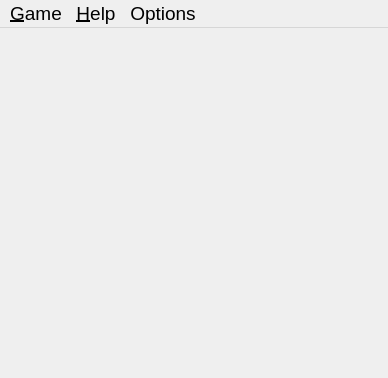
<?xml version="1.0" encoding="UTF-8"?>
<ui version="4.0">
 <class>MainWindow</class>
 <widget class="QMainWindow" name="MainWindow">
  <property name="enabled">
   <bool>true</bool>
  </property>
  <property name="geometry">
   <rect>
    <x>0</x>
    <y>0</y>
    <width>388</width>
    <height>378</height>
   </rect>
  </property>
  <property name="windowTitle">
   <string>KBang Client</string>
  </property>
  <property name="windowIcon">
   <iconset>
    <normaloff>:/icons/kbang.png</normaloff>:/icons/kbang.png</iconset>
  </property>
  <property name="autoFillBackground">
   <bool>false</bool>
  </property>
  <property name="styleSheet">
   <string>#mp_centralWidget {
	background-image: url(&quot;data/gfx/misc/bang-artwork.png&quot;);
	background-position: center center;
	background-repeat: no-repeat;

}</string>
  </property>
  <property name="unifiedTitleAndToolBarOnMac">
   <bool>true</bool>
  </property>
  <widget class="QWidget" name="mp_centralWidget">
   <property name="autoFillBackground">
    <bool>false</bool>
   </property>
   <property name="styleSheet">
    <string notr="true"/>
   </property>
   <layout class="QGridLayout" name="gridLayout">
    <property name="spacing">
     <number>0</number>
    </property>
    <item row="0" column="0">
     <layout class="QHBoxLayout" name="horizontalLayout_5">
      <property name="spacing">
       <number>0</number>
      </property>
      <item>
       <spacer name="horizontalSpacer_6">
        <property name="orientation">
         <enum>Qt::Horizontal</enum>
        </property>
        <property name="sizeType">
         <enum>QSizePolicy::Preferred</enum>
        </property>
        <property name="sizeHint" stdset="0">
         <size>
          <width>15</width>
          <height>15</height>
         </size>
        </property>
       </spacer>
      </item>
      <item>
       <layout class="QVBoxLayout" name="verticalLayout_5">
        <property name="spacing">
         <number>0</number>
        </property>
        <item>
         <spacer name="verticalSpacer_5">
          <property name="orientation">
           <enum>Qt::Vertical</enum>
          </property>
          <property name="sizeType">
           <enum>QSizePolicy::Preferred</enum>
          </property>
          <property name="sizeHint" stdset="0">
           <size>
            <width>15</width>
            <height>10</height>
           </size>
          </property>
         </spacer>
        </item>
        <item>
         <widget class="client::OpponentWidget" name="mp_opponent2" native="true">
          <property name="sizePolicy">
           <sizepolicy hsizetype="Fixed" vsizetype="Fixed">
            <horstretch>0</horstretch>
            <verstretch>0</verstretch>
           </sizepolicy>
          </property>
          <property name="minimumSize">
           <size>
            <width>0</width>
            <height>0</height>
           </size>
          </property>
         </widget>
        </item>
       </layout>
      </item>
     </layout>
    </item>
    <item row="0" column="1">
     <layout class="QHBoxLayout" name="horizontalLayout_6">
      <property name="spacing">
       <number>0</number>
      </property>
      <item>
       <spacer name="horizontalSpacer_7">
        <property name="orientation">
         <enum>Qt::Horizontal</enum>
        </property>
        <property name="sizeType">
         <enum>QSizePolicy::Preferred</enum>
        </property>
        <property name="sizeHint" stdset="0">
         <size>
          <width>10</width>
          <height>15</height>
         </size>
        </property>
       </spacer>
      </item>
      <item>
       <layout class="QVBoxLayout" name="verticalLayout_6">
        <property name="spacing">
         <number>0</number>
        </property>
        <item>
         <widget class="client::OpponentWidget" name="mp_opponent3" native="true">
          <property name="sizePolicy">
           <sizepolicy hsizetype="Fixed" vsizetype="Fixed">
            <horstretch>0</horstretch>
            <verstretch>0</verstretch>
           </sizepolicy>
          </property>
          <property name="minimumSize">
           <size>
            <width>0</width>
            <height>0</height>
           </size>
          </property>
         </widget>
        </item>
        <item>
         <spacer name="verticalSpacer_6">
          <property name="orientation">
           <enum>Qt::Vertical</enum>
          </property>
          <property name="sizeType">
           <enum>QSizePolicy::Expanding</enum>
          </property>
          <property name="sizeHint" stdset="0">
           <size>
            <width>15</width>
            <height>10</height>
           </size>
          </property>
         </spacer>
        </item>
       </layout>
      </item>
     </layout>
    </item>
    <item row="0" column="2">
     <spacer name="horizontalSpacer_9">
      <property name="orientation">
       <enum>Qt::Horizontal</enum>
      </property>
      <property name="sizeType">
       <enum>QSizePolicy::Maximum</enum>
      </property>
      <property name="sizeHint" stdset="0">
       <size>
        <width>50</width>
        <height>20</height>
       </size>
      </property>
     </spacer>
    </item>
    <item row="0" column="3">
     <layout class="QHBoxLayout" name="horizontalLayout_7">
      <item>
       <layout class="QVBoxLayout" name="verticalLayout_7">
        <item>
         <widget class="client::OpponentWidget" name="mp_opponent4" native="true">
          <property name="sizePolicy">
           <sizepolicy hsizetype="Fixed" vsizetype="Fixed">
            <horstretch>0</horstretch>
            <verstretch>0</verstretch>
           </sizepolicy>
          </property>
          <property name="minimumSize">
           <size>
            <width>0</width>
            <height>0</height>
           </size>
          </property>
         </widget>
        </item>
        <item>
         <spacer name="verticalSpacer_7">
          <property name="orientation">
           <enum>Qt::Vertical</enum>
          </property>
          <property name="sizeType">
           <enum>QSizePolicy::Expanding</enum>
          </property>
          <property name="sizeHint" stdset="0">
           <size>
            <width>15</width>
            <height>10</height>
           </size>
          </property>
         </spacer>
        </item>
       </layout>
      </item>
      <item>
       <spacer name="horizontalSpacer_8">
        <property name="orientation">
         <enum>Qt::Horizontal</enum>
        </property>
        <property name="sizeType">
         <enum>QSizePolicy::Preferred</enum>
        </property>
        <property name="sizeHint" stdset="0">
         <size>
          <width>10</width>
          <height>15</height>
         </size>
        </property>
       </spacer>
      </item>
     </layout>
    </item>
    <item row="0" column="4">
     <layout class="QHBoxLayout" name="horizontalLayout_4">
      <property name="spacing">
       <number>0</number>
      </property>
      <item>
       <layout class="QVBoxLayout" name="verticalLayout_4">
        <property name="spacing">
         <number>0</number>
        </property>
        <item>
         <spacer name="verticalSpacer_4">
          <property name="orientation">
           <enum>Qt::Vertical</enum>
          </property>
          <property name="sizeType">
           <enum>QSizePolicy::Minimum</enum>
          </property>
          <property name="sizeHint" stdset="0">
           <size>
            <width>15</width>
            <height>10</height>
           </size>
          </property>
         </spacer>
        </item>
        <item>
         <widget class="client::OpponentWidget" name="mp_opponent5" native="true">
          <property name="sizePolicy">
           <sizepolicy hsizetype="Fixed" vsizetype="Fixed">
            <horstretch>0</horstretch>
            <verstretch>0</verstretch>
           </sizepolicy>
          </property>
          <property name="minimumSize">
           <size>
            <width>0</width>
            <height>0</height>
           </size>
          </property>
         </widget>
        </item>
       </layout>
      </item>
      <item>
       <spacer name="horizontalSpacer_5">
        <property name="orientation">
         <enum>Qt::Horizontal</enum>
        </property>
        <property name="sizeType">
         <enum>QSizePolicy::Preferred</enum>
        </property>
        <property name="sizeHint" stdset="0">
         <size>
          <width>15</width>
          <height>15</height>
         </size>
        </property>
       </spacer>
      </item>
     </layout>
    </item>
    <item row="1" column="0">
     <layout class="QHBoxLayout" name="horizontalLayout_3">
      <item>
       <layout class="QVBoxLayout" name="verticalLayout_9">
        <item>
         <spacer name="verticalSpacer_9">
          <property name="orientation">
           <enum>Qt::Vertical</enum>
          </property>
          <property name="sizeType">
           <enum>QSizePolicy::Expanding</enum>
          </property>
          <property name="sizeHint" stdset="0">
           <size>
            <width>15</width>
            <height>2</height>
           </size>
          </property>
         </spacer>
        </item>
        <item>
         <widget class="client::OpponentWidget" name="mp_opponent1" native="true">
          <property name="sizePolicy">
           <sizepolicy hsizetype="Fixed" vsizetype="Fixed">
            <horstretch>0</horstretch>
            <verstretch>0</verstretch>
           </sizepolicy>
          </property>
         </widget>
        </item>
        <item>
         <spacer name="verticalSpacer_11">
          <property name="orientation">
           <enum>Qt::Vertical</enum>
          </property>
          <property name="sizeHint" stdset="0">
           <size>
            <width>15</width>
            <height>2</height>
           </size>
          </property>
         </spacer>
        </item>
       </layout>
      </item>
      <item>
       <spacer name="horizontalSpacer_4">
        <property name="orientation">
         <enum>Qt::Horizontal</enum>
        </property>
        <property name="sizeType">
         <enum>QSizePolicy::Preferred</enum>
        </property>
        <property name="sizeHint" stdset="0">
         <size>
          <width>50</width>
          <height>15</height>
         </size>
        </property>
       </spacer>
      </item>
     </layout>
    </item>
    <item row="1" column="1" colspan="3">
     <layout class="QVBoxLayout" name="verticalLayout_10">
      <property name="spacing">
       <number>0</number>
      </property>
      <item>
       <widget class="QWidget" name="mp_middleWidget" native="true">
        <property name="sizePolicy">
         <sizepolicy hsizetype="Preferred" vsizetype="Preferred">
          <horstretch>0</horstretch>
          <verstretch>0</verstretch>
         </sizepolicy>
        </property>
       </widget>
      </item>
      <item>
       <spacer name="verticalSpacer_10">
        <property name="orientation">
         <enum>Qt::Vertical</enum>
        </property>
        <property name="sizeType">
         <enum>QSizePolicy::Minimum</enum>
        </property>
        <property name="sizeHint" stdset="0">
         <size>
          <width>15</width>
          <height>15</height>
         </size>
        </property>
       </spacer>
      </item>
     </layout>
    </item>
    <item row="1" column="4">
     <layout class="QHBoxLayout" name="horizontalLayout_2">
      <property name="spacing">
       <number>0</number>
      </property>
      <item>
       <spacer name="horizontalSpacer_3">
        <property name="orientation">
         <enum>Qt::Horizontal</enum>
        </property>
        <property name="sizeType">
         <enum>QSizePolicy::Preferred</enum>
        </property>
        <property name="sizeHint" stdset="0">
         <size>
          <width>50</width>
          <height>15</height>
         </size>
        </property>
       </spacer>
      </item>
      <item>
       <layout class="QVBoxLayout" name="verticalLayout_8">
        <property name="spacing">
         <number>0</number>
        </property>
        <item>
         <spacer name="verticalSpacer_8">
          <property name="orientation">
           <enum>Qt::Vertical</enum>
          </property>
          <property name="sizeType">
           <enum>QSizePolicy::Expanding</enum>
          </property>
          <property name="sizeHint" stdset="0">
           <size>
            <width>15</width>
            <height>2</height>
           </size>
          </property>
         </spacer>
        </item>
        <item>
         <widget class="client::OpponentWidget" name="mp_opponent6" native="true">
          <property name="sizePolicy">
           <sizepolicy hsizetype="Fixed" vsizetype="Fixed">
            <horstretch>0</horstretch>
            <verstretch>0</verstretch>
           </sizepolicy>
          </property>
          <property name="minimumSize">
           <size>
            <width>0</width>
            <height>0</height>
           </size>
          </property>
         </widget>
        </item>
        <item>
         <spacer name="verticalSpacer_12">
          <property name="orientation">
           <enum>Qt::Vertical</enum>
          </property>
          <property name="sizeHint" stdset="0">
           <size>
            <width>15</width>
            <height>2</height>
           </size>
          </property>
         </spacer>
        </item>
       </layout>
      </item>
     </layout>
    </item>
    <item row="2" column="0" colspan="5">
     <layout class="QHBoxLayout" name="horizontalLayout_8">
      <property name="spacing">
       <number>0</number>
      </property>
      <item>
       <layout class="QVBoxLayout" name="verticalLayout_2">
        <property name="spacing">
         <number>0</number>
        </property>
        <item>
         <spacer name="verticalSpacer">
          <property name="orientation">
           <enum>Qt::Vertical</enum>
          </property>
          <property name="sizeType">
           <enum>QSizePolicy::Minimum</enum>
          </property>
          <property name="sizeHint" stdset="0">
           <size>
            <width>15</width>
            <height>5</height>
           </size>
          </property>
         </spacer>
        </item>
        <item>
         <widget class="client::ChatWidget" name="mp_chatWidget" native="true">
          <property name="sizePolicy">
           <sizepolicy hsizetype="Expanding" vsizetype="Fixed">
            <horstretch>0</horstretch>
            <verstretch>0</verstretch>
           </sizepolicy>
          </property>
         </widget>
        </item>
       </layout>
      </item>
      <item>
       <layout class="QVBoxLayout" name="verticalLayout_11">
        <property name="spacing">
         <number>0</number>
        </property>
        <item>
         <layout class="QHBoxLayout" name="horizontalLayout">
          <property name="spacing">
           <number>0</number>
          </property>
          <item>
           <spacer name="horizontalSpacer">
            <property name="orientation">
             <enum>Qt::Horizontal</enum>
            </property>
            <property name="sizeType">
             <enum>QSizePolicy::Minimum</enum>
            </property>
            <property name="sizeHint" stdset="0">
             <size>
              <width>30</width>
              <height>237</height>
             </size>
            </property>
           </spacer>
          </item>
          <item>
           <widget class="client::LocalPlayerWidget" name="mp_localPlayerWidget" native="true">
            <property name="sizePolicy">
             <sizepolicy hsizetype="Fixed" vsizetype="Fixed">
              <horstretch>0</horstretch>
              <verstretch>0</verstretch>
             </sizepolicy>
            </property>
            <property name="minimumSize">
             <size>
              <width>0</width>
              <height>0</height>
             </size>
            </property>
           </widget>
          </item>
          <item>
           <spacer name="horizontalSpacer_2">
            <property name="orientation">
             <enum>Qt::Horizontal</enum>
            </property>
            <property name="sizeType">
             <enum>QSizePolicy::Minimum</enum>
            </property>
            <property name="sizeHint" stdset="0">
             <size>
              <width>30</width>
              <height>237</height>
             </size>
            </property>
           </spacer>
          </item>
         </layout>
        </item>
        <item>
         <spacer name="verticalSpacer_2">
          <property name="orientation">
           <enum>Qt::Vertical</enum>
          </property>
          <property name="sizeType">
           <enum>QSizePolicy::Minimum</enum>
          </property>
          <property name="sizeHint" stdset="0">
           <size>
            <width>10</width>
            <height>0</height>
           </size>
          </property>
         </spacer>
        </item>
        <item>
         <widget class="QLabel" name="mp_statusLabel">
          <property name="sizePolicy">
           <sizepolicy hsizetype="Expanding" vsizetype="Fixed">
            <horstretch>0</horstretch>
            <verstretch>0</verstretch>
           </sizepolicy>
          </property>
          <property name="font">
           <font>
            <pointsize>10</pointsize>
           </font>
          </property>
          <property name="text">
           <string/>
          </property>
          <property name="alignment">
           <set>Qt::AlignCenter</set>
          </property>
         </widget>
        </item>
       </layout>
      </item>
      <item>
       <layout class="QVBoxLayout" name="verticalLayout">
        <property name="spacing">
         <number>0</number>
        </property>
        <item>
         <spacer name="verticalSpacer_3">
          <property name="orientation">
           <enum>Qt::Vertical</enum>
          </property>
          <property name="sizeType">
           <enum>QSizePolicy::Minimum</enum>
          </property>
          <property name="sizeHint" stdset="0">
           <size>
            <width>15</width>
            <height>5</height>
           </size>
          </property>
         </spacer>
        </item>
        <item>
         <widget class="client::LogWidget" name="mp_logWidget" native="true">
          <property name="sizePolicy">
           <sizepolicy hsizetype="Expanding" vsizetype="Fixed">
            <horstretch>0</horstretch>
            <verstretch>0</verstretch>
           </sizepolicy>
          </property>
         </widget>
        </item>
       </layout>
      </item>
     </layout>
    </item>
   </layout>
  </widget>
  <widget class="QMenuBar" name="menubar">
   <property name="geometry">
    <rect>
     <x>0</x>
     <y>0</y>
     <width>388</width>
     <height>31</height>
    </rect>
   </property>
   <property name="font">
    <font>
     <pointsize>14</pointsize>
    </font>
   </property>
   <widget class="QMenu" name="menuGame">
    <property name="title">
     <string>&amp;Game</string>
    </property>
    <addaction name="mp_actionConnectToServer"/>
    <addaction name="mp_actionDisconnectFromServer"/>
    <addaction name="separator"/>
    <addaction name="actionCreateGame"/>
    <addaction name="mp_actionJoinGame"/>
    <addaction name="mp_actionLeaveGame"/>
    <addaction name="mp_actionExit"/>
   </widget>
   <widget class="QMenu" name="menuHelp">
    <property name="styleSheet">
     <string notr="true"/>
    </property>
    <property name="title">
     <string>&amp;Help</string>
    </property>
    <addaction name="mp_actionAbout"/>
   </widget>
   <widget class="QMenu" name="menuOptions">
    <property name="title">
     <string>Options</string>
    </property>
    <addaction name="actionHelp_Card"/>
    <addaction name="actionConfig"/>
    <addaction name="actionUpdate"/>
   </widget>
   <addaction name="menuGame"/>
   <addaction name="menuHelp"/>
   <addaction name="menuOptions"/>
  </widget>
  <action name="mp_actionConnectToServer">
   <property name="icon">
    <iconset resource="resources/client.qrc">
     <normaloff>:/icons/connect.png</normaloff>:/icons/connect.png</iconset>
   </property>
   <property name="text">
    <string>&amp;Connect to Server</string>
   </property>
   <property name="shortcut">
    <string>Ctrl+N</string>
   </property>
  </action>
  <action name="mp_actionExit">
   <property name="text">
    <string>&amp;Exit</string>
   </property>
   <property name="shortcut">
    <string>Ctrl+X</string>
   </property>
  </action>
  <action name="mp_actionDisconnectFromServer">
   <property name="icon">
    <iconset resource="resources/client.qrc">
     <normaloff>:/icons/disconnect.png</normaloff>:/icons/disconnect.png</iconset>
   </property>
   <property name="text">
    <string>&amp;Disconnect from Server</string>
   </property>
   <property name="shortcut">
    <string>Ctrl+D</string>
   </property>
  </action>
  <action name="mp_actionJoinGame">
   <property name="text">
    <string>&amp;Join Game</string>
   </property>
   <property name="shortcut">
    <string>Ctrl+J</string>
   </property>
  </action>
  <action name="mp_actionLeaveGame">
   <property name="text">
    <string>&amp;Leave Game</string>
   </property>
   <property name="shortcut">
    <string>Ctrl+L</string>
   </property>
  </action>
  <action name="actionCreateGame">
   <property name="text">
    <string>C&amp;reate Game</string>
   </property>
   <property name="shortcut">
    <string>Ctrl+R</string>
   </property>
  </action>
  <action name="mp_actionAbout">
   <property name="text">
    <string>&amp;About KBang</string>
   </property>
   <property name="shortcut">
    <string>Ctrl+A</string>
   </property>
  </action>
  <action name="actionHelp_Card">
   <property name="icon">
    <iconset resource="resources/client.qrc">
     <normaloff>:/icons/ai.png</normaloff>:/icons/ai.png</iconset>
   </property>
   <property name="text">
    <string>Help Card</string>
   </property>
  </action>
  <action name="actionConfig">
   <property name="icon">
    <iconset resource="resources/client.qrc">
     <normaloff>:/icons/human.png</normaloff>:/icons/human.png</iconset>
   </property>
   <property name="text">
    <string>Config</string>
   </property>
  </action>
  <action name="actionUpdate">
   <property name="icon">
    <iconset resource="../../QSimpleUpdater-2.0/etc/resources/qsimpleupdater.qrc">
     <normaloff>:/icons/update.png</normaloff>:/icons/update.png</iconset>
   </property>
   <property name="text">
    <string>Update</string>
   </property>
  </action>
 </widget>
 <customwidgets>
  <customwidget>
   <class>client::OpponentWidget</class>
   <extends>QWidget</extends>
   <header>opponentwidget.h</header>
   <container>1</container>
  </customwidget>
  <customwidget>
   <class>client::ChatWidget</class>
   <extends>QWidget</extends>
   <header>chatwidget.h</header>
   <container>1</container>
  </customwidget>
  <customwidget>
   <class>client::LogWidget</class>
   <extends>QWidget</extends>
   <header>logwidget.h</header>
   <container>1</container>
  </customwidget>
  <customwidget>
   <class>client::LocalPlayerWidget</class>
   <extends>QWidget</extends>
   <header>localplayerwidget.h</header>
   <container>1</container>
  </customwidget>
 </customwidgets>
 <resources>
  <include location="resources/client.qrc"/>
  <include location="../../QSimpleUpdater-2.0/etc/resources/qsimpleupdater.qrc"/>
 </resources>
 <connections>
  <connection>
   <sender>mp_actionExit</sender>
   <signal>triggered()</signal>
   <receiver>MainWindow</receiver>
   <slot>close()</slot>
   <hints>
    <hint type="sourcelabel">
     <x>-1</x>
     <y>-1</y>
    </hint>
    <hint type="destinationlabel">
     <x>399</x>
     <y>328</y>
    </hint>
   </hints>
  </connection>
 </connections>
</ui>
